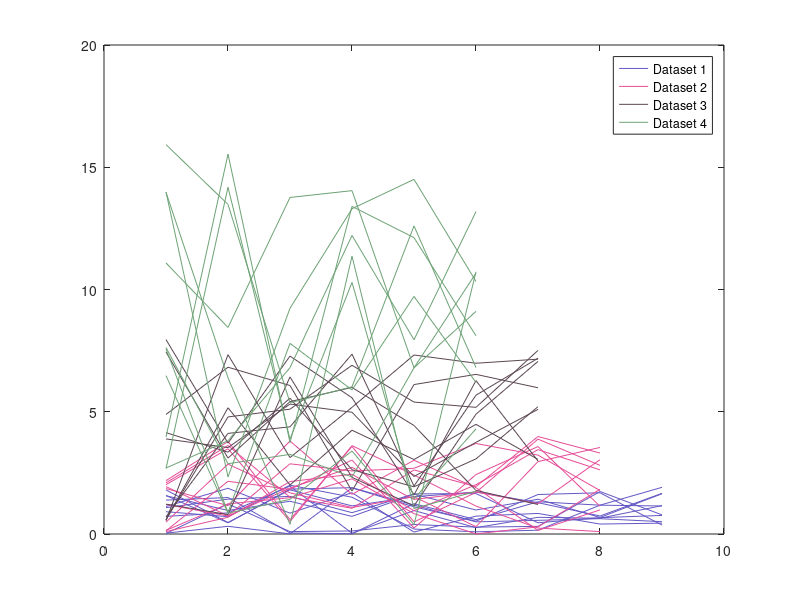

The MATLAB script that drew this image:
col = rand(4,3);
 for i = 1:4, X{i} = rand(10-i, 10)*2^i; end
 clear h
  for i = 1:4
     hi = plot(X{i}, 'Color', col(i,:)); 
     h(i) = hi(1); 
     if i == 1, hold on, end, 
   end
legend(h, {'Dataset 1' 'Dataset 2' 'Dataset 3' 'Dataset 4'})